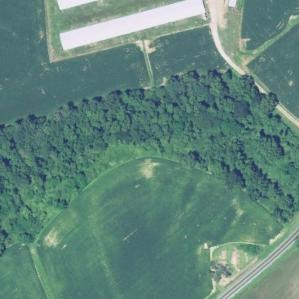
#> input picture data/images/fig1/north-carolina_duplin_2643_287_6_1_0_17_916_13409.jpeg, 299 x 299 px
$ python 1_Figure_fgocclusion_Image_Occlusion_Examples.py
#> lines starting #> are read from the running program, lines starting #| are printed output that depends on the picture
# ==============================================================================
# Figure 1: Image Occlusion Examples
# ==============================================================================

#Required modules (condatensorflow environment)
import numpy as np
import os
import pandas as pd
from PIL import Image as PILImage
from PIL import ImageDraw
from PIL import ImageOps
from PIL import ImageFont
import psycopg2

def main():

    # ==========================================================================
    #0. File paths to image names
    # ==========================================================================

    #Image location
    image_dir = '../data/images/fig1'

    #Image paths
    occluded_poultry = os.path.join(image_dir,
    'north-carolina_duplin_2643_287_6_1_0_17_916_13409.jpeg')
    full_poultry = os.path.join(image_dir,
    'north-carolina_sampson_19269_287_6_1_0_17_858_13469.jpeg')
    occluded_swine = os.path.join(image_dir,
    'north-carolina_jones_4172_287_6_1_0_18_-784_13568.jpeg')
    full_swine = os.path.join(image_dir,
    'north-carolina_duplin_18401_287_6_1_0_18_-906_13564.jpeg')

    #Figure directory
    fig_dir = '../figures'

    #PIL fonts
    font = ImageFont.truetype(os.path.join('../data/fonts/DejaVuSans-Bold.ttf'),
    16)

    # ==========================================================================
    #1. Build figure
    # ==========================================================================

    print("Creating image occlusion example figure...")

    #Image dims
    col_inc = 299
    offset = 18

    #Create new image template
    new_im = PILImage.new('RGB', ((col_inc*2)+offset, (col_inc*2)+offset),
    color = (255,255,255))
#> new_im: PIL image 616x616 RGB; every value is 255
    draw_image = ImageDraw.Draw(new_im)

    #Column labels
    draw_image.text((col_inc/3,0), 'Occluded', 'black', font = font)
    draw_image.text((col_inc+offset + (col_inc/4),0), 'Non-Occluded', 'black',
    font = font)

    #Images
    new_im.paste(PILImage.open(occluded_poultry).convert('RGB') ,
    ((0*col_inc)+offset, (0*col_inc)+offset))
    new_im.paste(PILImage.open(full_poultry).convert('RGB') ,
    ((1*col_inc)+offset, (0*col_inc)+offset))
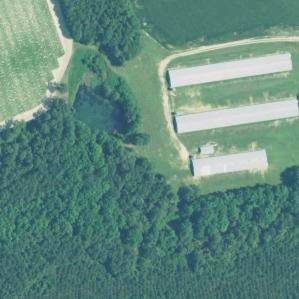
#> input picture data/images/fig1/north-carolina_sampson_19269_287_6_1_0_17_858_13469.jpeg, 299 x 299 px
    new_im.paste(PILImage.open(occluded_swine).convert('RGB') ,
    ((0*col_inc)+offset, (1*col_inc)+offset))
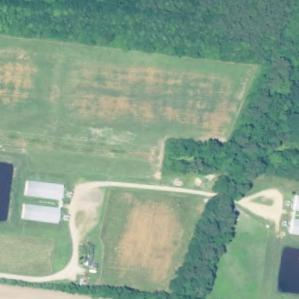
#> input picture data/images/fig1/north-carolina_jones_4172_287_6_1_0_18_-784_13568.jpeg, 299 x 299 px
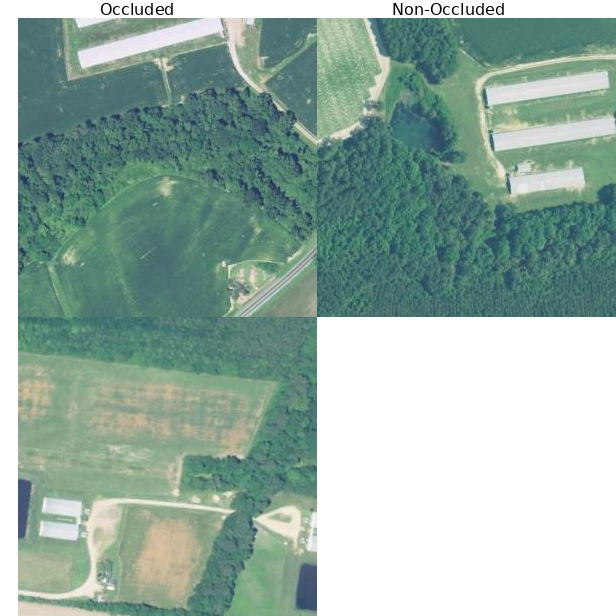
#> new_im: PIL image 616x616 RGB; mean R, G, B 151.7, 175.5, 165.8
    new_im.paste(PILImage.open(full_swine).convert('RGB') ,
    ((1*col_inc)+offset, (1*col_inc)+offset))
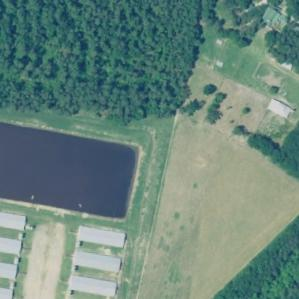
#> input picture data/images/fig1/north-carolina_duplin_18401_287_6_1_0_18_-906_13564.jpeg, 299 x 299 px
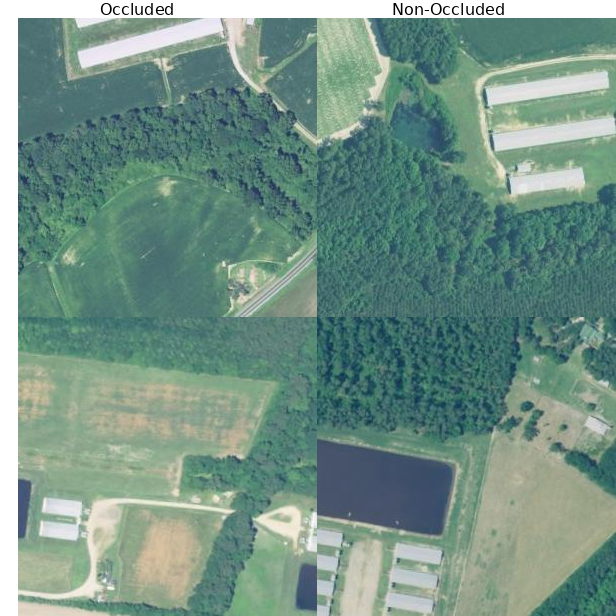
#> new_im: PIL image 616x616 RGB; mean R, G, B 116.7, 146.9, 135.1

    #Row labels (poultry)
    txt=PILImage.new('RGB', (col_inc,offset), color = (255,255,255))
#> txt: PIL image 299x18 RGB; every value is 255
    d = ImageDraw.Draw(txt)
    d.text( (col_inc/3, 0), "Poultry",  font=font, fill='black')
    w=txt.rotate(90)
    new_im.paste(w, (0,offset))

    #Row labels (swine)
    txt=PILImage.new('RGB', (col_inc,offset), color = '#ffffff')
    d = ImageDraw.Draw(txt)
    d.text( (col_inc/2.5, 0), "Swine",  font=font, fill='black')
    w=txt.rotate(90)
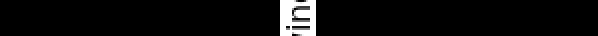
#> w: PIL image 299x18 RGB (shown 2 times larger); min 0, max 255, mean 12.8
    new_im.paste(w, (0,col_inc+offset))
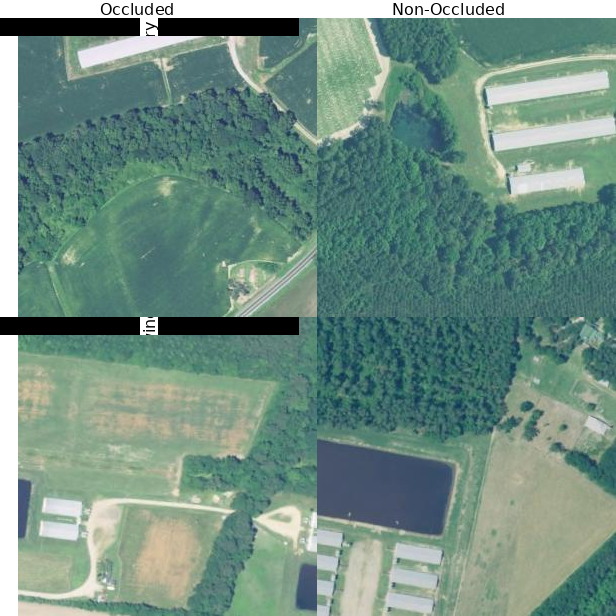
#> new_im: PIL image 616x616 RGB; mean R, G, B 113.7, 143, 131.4

    #Image labels
    draw_image.text((offset+2,offset), 'a', 'white', font=font)
    draw_image.text(((1*col_inc)+offset+2, (0*col_inc)+offset), 'c', 'white',
    font=font)
    draw_image.text(((0*col_inc)+offset+2, (1*col_inc)+offset), 'b', 'white',
    font=font)
    draw_image.text(((1*col_inc)+offset+2, (1*col_inc)+offset), 'd', 'white',
    font=font)

    #Save
    new_im.save(os.path.join(fig_dir,
    '1_Figure_fgocclusion_Image_Occlusion_Examples.png'), dpi=(300,300))

    print("Done.")

#Add arguments
if __name__ == '__main__':
    main()
